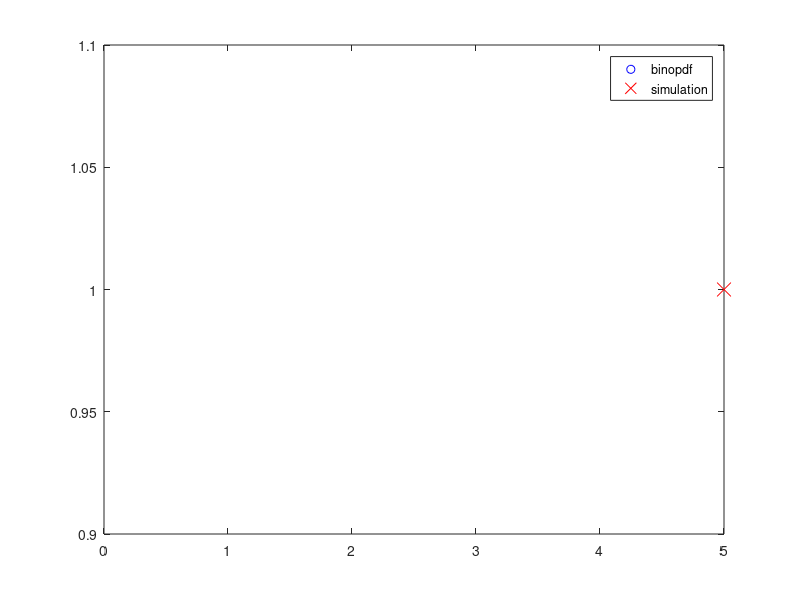

Write the MATLAB code that produced this figure.
clear ALL
n=input("number of trials :");
p=input("p in (0,1) :");

%U=rand(1,n);
%X=(U<p);

N=input("nr of simulations :");
for i=1:N
    U=rand(n,1);
    X(i) = sum(U < p);
end

X

U_X = unique(X)
n_X = hist(X,length(U_X));
frequency = n_X/N

k= 0:n;
y=binopdf(k,n,p);
clf;
plot(k,y,'bo',U_X,frequency,'rx', 'MarkerSize', 10);
legend('binopdf', 'simulation');


